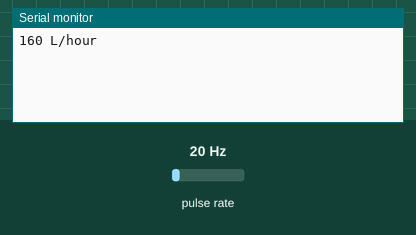
This sketch was run on a simulated Arduino Uno, built with avr-gcc and run on an emulated ATmega328P. Parts: the last lines printed to the serial monitor. Wiring (inferred from the names in the program): pulse sensor: data pin 2. The test bench sets the inputs (shaded band); at power-on: pulse rate 20 Hz.

Above: at 1.2 s.
1.3 s: pulse rate (sensor on pin 2) set to 4 Hz
At 2.6 s:
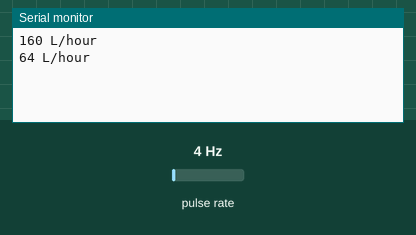
2.8 s: pulse rate (sensor on pin 2) set to 50 Hz
At 3.8 s:
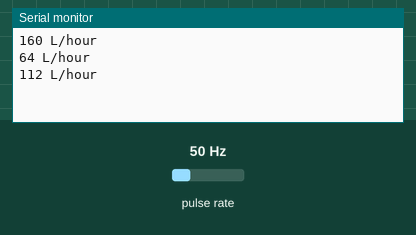
Timing chart, 0 to 5.8 s (numbered marks = the images above; inputs shaded):
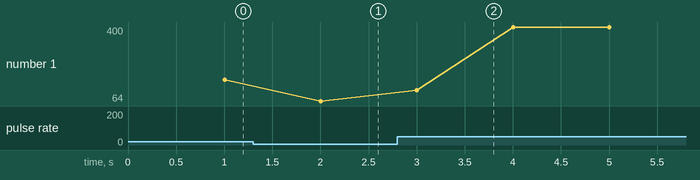

Measured:
- after the input at 1.3 s, the serial monitor: prints a new line after 0.70 s (image 1)
- after the input at 2.8 s, the serial monitor: prints a new line after 0.20 s (image 2)
- plotted number 1: 160 → 64 after the input at 1.3 s, 64 → 400 after the input at 2.8 s

The sketch:

measuring_water_flow_in_l_per_hour_using_flow_sensor_and_lcd.ino
```cpp
#include <LiquidCrystal.h>
volatile int flow_frequency; //This is used to measure water sensor pulses
unsigned int l_hour; //Litres per hour
unsigned char flowsensor = 2; //Sensor input pin
unsigned long currentTime;
unsigned long cloopTime;
void flow() //Interrupt function
{
  flow_frequency++;
}

LiquidCrystal lcd(3, 4, 5, 6, 7, 8); //RS, E, D4,D5,D6,D7
void setup() {
    // put your setup code here, to run once:
  pinMode(flowsensor, INPUT);
  digitalWrite(flowsensor, HIGH); //This is an optional pull-up
  Serial.begin(9600);
  attachInterrupt(0, flow, RISING); //Setup interrupt
  sei(); //Enables interrupts
  currentTime = millis();
  cloopTime = currentTime;

}

void loop() {


  // put your main code here, to run repeatedly:
  currentTime = millis();
  //Calculate and print litres/hour each second
  if(currentTime >= (cloopTime + 1000)){
    lcd.clear();
    lcd.print(l_hour); //Displays the flow rate in litres/hour
    cloopTime = currentTime; //Updates cloopTime

    //The pulse frequency (Hz) = 7.5Q, Q is the low rate in L/min
    l_hour = (flow_frequency * 60 / 7.5); // (Pulse frequency x 60 min) / 7.5Q = flowrate in L/hour
    flow_frequency = 0; //Reset the counter
    Serial.print(l_hour, DEC); //This prints litres/hour
    Serial.println(" L/hour");


  }

}
```
